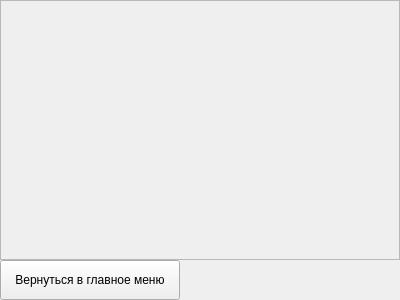
<?xml version="1.0" encoding="UTF-8"?>
<ui version="4.0">
 <class>MainWindow</class>
 <widget class="QWidget" name="MainWindow">
  <property name="geometry">
   <rect>
    <x>0</x>
    <y>0</y>
    <width>400</width>
    <height>300</height>
   </rect>
  </property>
  <property name="windowTitle">
   <string>Menu</string>
  </property>
  <widget class="QPushButton" name="settings_close_button">
   <property name="geometry">
    <rect>
     <x>0</x>
     <y>260</y>
     <width>180</width>
     <height>40</height>
    </rect>
   </property>
   <property name="text">
    <string>Вернуться в главное меню</string>
   </property>
  </widget>
  <widget class="QScrollArea" name="scrollArea">
   <property name="geometry">
    <rect>
     <x>0</x>
     <y>0</y>
     <width>400</width>
     <height>260</height>
    </rect>
   </property>
   <property name="widgetResizable">
    <bool>true</bool>
   </property>
   <widget class="QWidget" name="scrollAreaWidgetContents">
    <property name="geometry">
     <rect>
      <x>0</x>
      <y>0</y>
      <width>398</width>
      <height>258</height>
     </rect>
    </property>
   </widget>
  </widget>
 </widget>
 <resources/>
 <connections/>
</ui>
